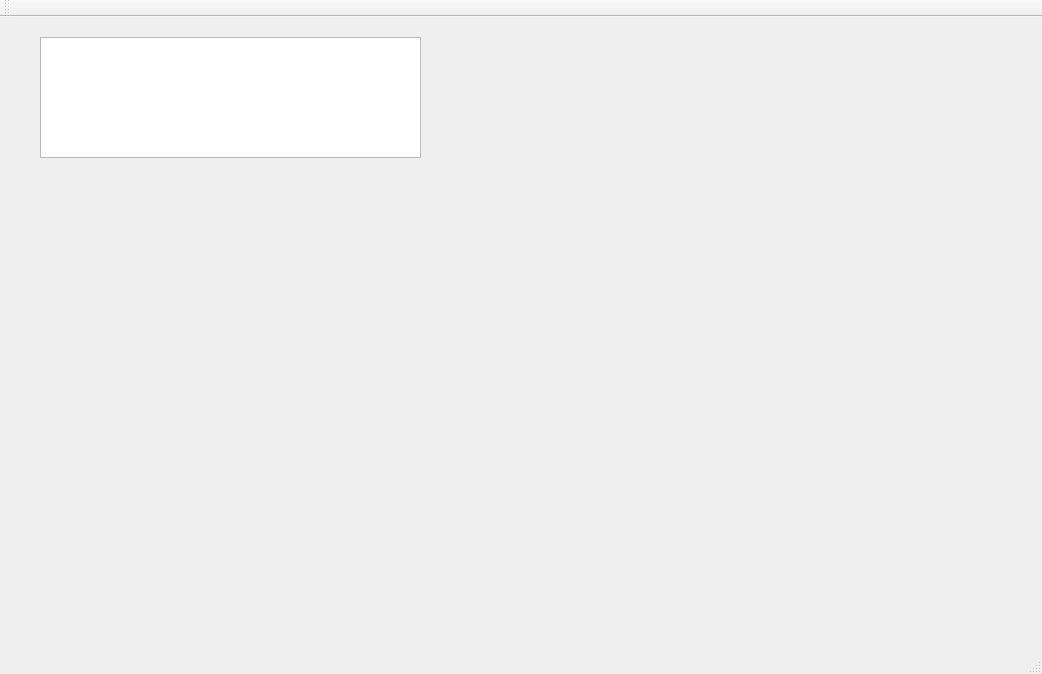
<?xml version="1.0" encoding="UTF-8"?>
<ui version="4.0">
 <class>MainWindow</class>
 <widget class="QMainWindow" name="MainWindow">
  <property name="geometry">
   <rect>
    <x>0</x>
    <y>0</y>
    <width>1042</width>
    <height>674</height>
   </rect>
  </property>
  <property name="windowTitle">
   <string>MainWindow</string>
  </property>
  <property name="styleSheet">
   <string notr="true">#MainWindow{
background-color: &quot;#1078D9&quot;;
}</string>
  </property>
  <widget class="QWidget" name="centralWidget">
   <widget class="QTextEdit" name="textEdit">
    <property name="geometry">
     <rect>
      <x>40</x>
      <y>20</y>
      <width>381</width>
      <height>121</height>
     </rect>
    </property>
   </widget>
   <widget class="QLabel" name="label">
    <property name="geometry">
     <rect>
      <x>700</x>
      <y>20</y>
      <width>111</width>
      <height>111</height>
     </rect>
    </property>
    <property name="text">
     <string/>
    </property>
    <property name="pixmap">
     <pixmap resource="rc.qrc">:/rc/44.png</pixmap>
    </property>
   </widget>
   <widget class="QLabel" name="label_2">
    <property name="geometry">
     <rect>
      <x>680</x>
      <y>70</y>
      <width>101</width>
      <height>111</height>
     </rect>
    </property>
    <property name="text">
     <string/>
    </property>
    <property name="pixmap">
     <pixmap resource="rc.qrc">:/rc/3.png</pixmap>
    </property>
   </widget>
   <widget class="Keyboard" name="keyboard">
    <property name="geometry">
     <rect>
      <x>40</x>
      <y>190</y>
      <width>801</width>
      <height>351</height>
     </rect>
    </property>
   </widget>
  </widget>
  <widget class="QMenuBar" name="menuBar">
   <property name="geometry">
    <rect>
     <x>0</x>
     <y>0</y>
     <width>1042</width>
     <height>23</height>
    </rect>
   </property>
  </widget>
  <widget class="QToolBar" name="mainToolBar">
   <attribute name="toolBarArea">
    <enum>TopToolBarArea</enum>
   </attribute>
   <attribute name="toolBarBreak">
    <bool>false</bool>
   </attribute>
  </widget>
  <widget class="QStatusBar" name="statusBar"/>
 </widget>
 <layoutdefault spacing="6" margin="11"/>
 <customwidgets>
  <customwidget>
   <class>Keyboard</class>
   <extends>QStackedWidget</extends>
   <header>keyboard.h</header>
  </customwidget>
 </customwidgets>
 <resources>
  <include location="rc.qrc"/>
 </resources>
 <connections/>
</ui>
